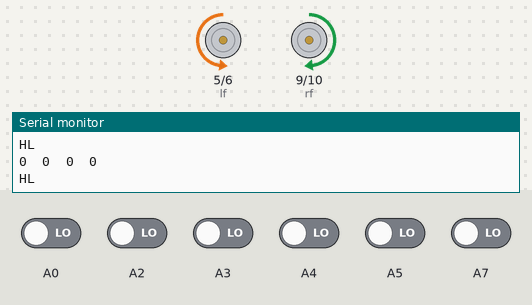
This sketch was run on a simulated Arduino Mega 2560, built with avr-gcc and run on an emulated ATmega2560. Shown: motor-driver pin pairs drawn as motors (green arrow = first pin HIGH = forward, orange = second pin HIGH = backward, longer = more drive), the last lines printed to the serial monitor. The test bench sets the inputs (shaded band); at power-on: A0, A2–5, A7 LOW.

Above: at 3.8 s.
3.9 s: A3 driven HIGH
At 4.4 s:
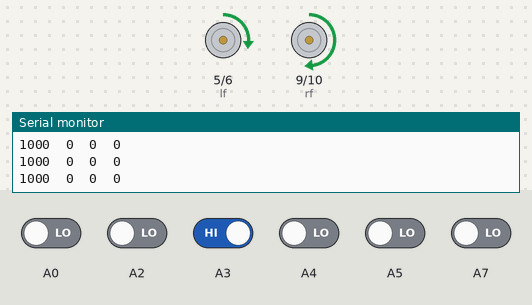
5.4 s: A2 driven HIGH
At 6.6 s:
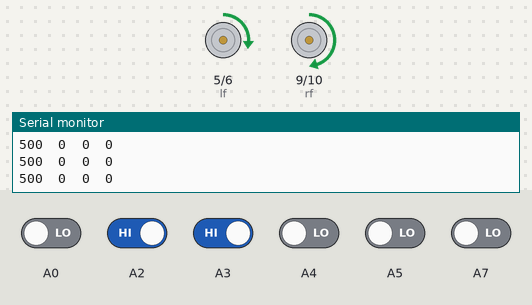
6.9 s: A4 driven HIGH
At 7.8 s:
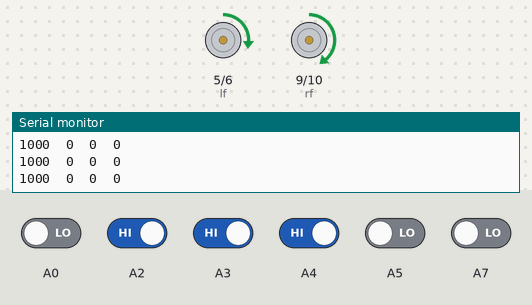
8.4 s: A5 driven HIGH
At 8.8 s:
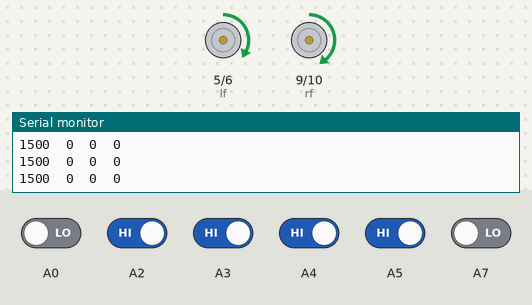
9.9 s: A2 driven LOW
At 11.1 s:
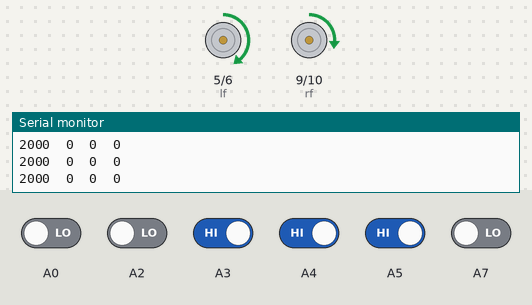
11.4 s: A5 driven LOW
At 12.1 s:
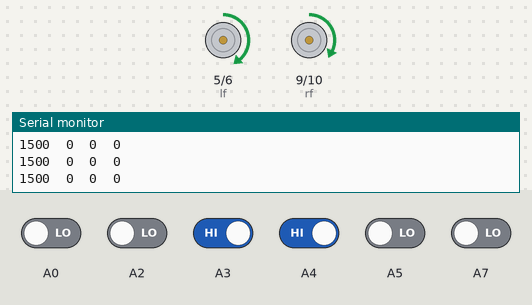
Timing chart, 0 to 13.9 s (numbered marks = the images above; inputs shaded):
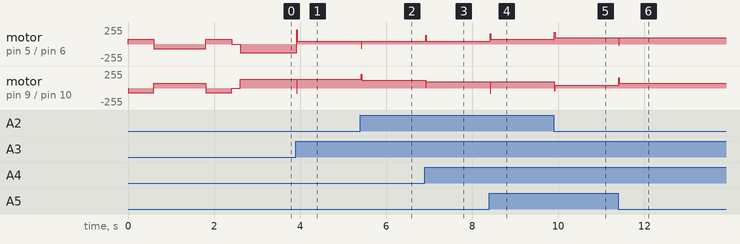

The sketch:

qtr_pid_maze_1.ino
```cpp
#include <QTRSensors.h>
#define NUM_SENSORS2  2
#define Kp .05 // experiment to determine this, start by something small that just makes your bot follow the line at a slow speed
#define Kd .17 // experiment to determine this, slowly increase the speeds and adjust this value. ( Note: Kp < Kd)
#define rightMaxSpeed 250 // max speed of the robot
#define leftMaxSpeed 250 // max speed of the robot
#define rightBaseSpeed 70 // this is the speed at which the motors should spin when the robot is perfectly on the line
#define leftBaseSpeed 70  // this is the speed at which the motors should spin when the robot is perfectly on the line
#define NUM_SENSORS  4     // number of sensors used
#define TIMEOUT       2500  // waits for 2500 us for sensor outputs to go low
#define EMITTER_PIN   A8     // emitter is controlled by digital pin 2
int lf = 5;
int lb = 6;
int rf = 9;
int rb = 10;
int  SPEED=70,MSPEED=130;
int sec=0;
int cr=100;

QTRSensorsRC qtrrc((unsigned char[]) { A2, A3, A4, A5} ,NUM_SENSORS, TIMEOUT, EMITTER_PIN); // sensor connected through analog pins A0 - A5 i.e. digital pins 14-19
QTRSensorsRC qtrrc2((unsigned char[]) {  A0, A7},NUM_SENSORS2, TIMEOUT, EMITTER_PIN);
unsigned int sensorValues[NUM_SENSORS];
unsigned int sensorValues2[NUM_SENSORS2];

void setup()
{
  int i;
for (int i = 0; i < 40; i++) // calibrate for sometime by sliding the sensors across the line, or you may use auto-calibration instead
{
  // comment this part out for automatic calibration
  if ( i  < 10 || i >= 30 ) // turn to the left and right to expose the sensors to the brightest and darkest readings that may be encountered
     mway('R');
   else
     mway('L');
    qtrrc.calibrate();
    qtrrc2.calibrate();
   delay(10);
mway2(0,0);
}
delay(200); // wait for 2s to position the bot before entering the main loop
    Serial.begin(9600);
  }

int lastError = 0;

void loop()
{
  unsigned int sensors[4];
  int position = qtrrc.readLine(sensors);
  int position2 = qtrrc2.readLine(sensorValues2);
  int error = position - 1500;

  int motorSpeed = Kp * error + Kd * (error - lastError);
  lastError = error;

  int rightMotorSpeed = rightBaseSpeed + motorSpeed;
  int leftMotorSpeed = leftBaseSpeed - motorSpeed;
  Serial.print(position);
  Serial.print('\t');
    Serial.print(sensorValues2[0]);
    Serial.print('\t');
    Serial.print(sensorValues2[1]);
    Serial.print('\t');
  Serial.println(position2);

    if (rightMotorSpeed > rightMaxSpeed ) rightMotorSpeed = rightMaxSpeed; // prevent the motor from going beyond max speed
  if (leftMotorSpeed > leftMaxSpeed ) leftMotorSpeed = leftMaxSpeed; // prevent the motor from going beyond max speed
  if (rightMotorSpeed < -rightMaxSpeed) rightMotorSpeed = -rightMaxSpeed; // keep the motor speed positive
  if (leftMotorSpeed < -leftMaxSpeed) leftMotorSpeed = -leftMaxSpeed; // keep the motor speed positive

if((position!=0)&&(position!=3000)&&(sensorValues2[0]<cr))
   {
     mway2(leftMotorSpeed,rightMotorSpeed);
   }
     else if ((sec!=1)&&((position==0)||(position==3000)))//&&(position2<1500))
  {
    SPEED= MSPEED;
   mway('L');
  }

  else if ((position2==1000)&&((position==0)||(position==3000))&&(sec==1))
  {
    SPEED= MSPEED;
   mway('R');
  }
 else if (((sec==2)||(sec==3))&&((position>0)&&(position<3000)))
  {
    SPEED= MSPEED;
      while((sensorValues2[1]<cr)&&(position>1000)&&(position<2000))
  {
     int position = qtrrc.readLine(sensors);
    int position2 = qtrrc2.readLine(sensorValues2);
   mway('L');

  }
//        while((sensors[3]<cr))
//  {
//     int position = qtrrc.readLine(sensors);
//    int position2 = qtrrc2.readLine(sensorValues2);
//   mway('R');
//
//  }
   //mway('s');
   sec=0;

  }


if ((sensorValues2[0]>cr)&&(sensorValues2[1]>cr))
sec=3;
else if ((sensorValues2[0]>cr)&&(sensorValues2[1]<cr))
sec=2;
else if ((sensorValues2[0]<cr)&&(sensorValues2[1]>cr))
sec=1;


//
//
//  else if((sensorValues2[0]>500))
//  {
//  while((sensorValues2[1]<500)&&(position!=0)&&(position!=3000))
//  {
//     int position = qtrrc.readLine(sensors);
//    int position2 = qtrrc2.readLine(sensorValues2);
//   mway('L');
//
//  }
//   mway('s');
//  }
}
```

triangle_motor_analog.ino
```cpp
int state=0;
int flag=0;
int stateStop=0;


void mway(int state)
{
int lspeed=  SPEED;
int rspeed=  SPEED;
if (state == 'f') {
        analogWrite(lf, lspeed);
        analogWrite(lb, 0);
        analogWrite(rf, rspeed);
        analogWrite(rb, 0);
          Serial.println("Go Forward!");
    }
    else if (state == 'l') {
        analogWrite(lf, 0);
        analogWrite(lb, 0);
        analogWrite(rf, rspeed);
        analogWrite(rb, 0);
          Serial.println("SL");
    }
    else if (state == 'L') {
        analogWrite(lf, 0);
        analogWrite(lb, lspeed);
        analogWrite(rf, rspeed);
        analogWrite(rb, 0);
          Serial.println("HL");
    }
        else if (state == 'm') {
        analogWrite(lf, 0);
        analogWrite(lb, lspeed);
        analogWrite(rf, 0);
        analogWrite(rb, 0);
          Serial.println("BL");
     }
    else if (state == 'b') {
        analogWrite(lf, 0);
        analogWrite(lb, lspeed);
        analogWrite(rf, 0);
        analogWrite(rb, rspeed);
          Serial.println("BACK");
    }
    else if (state == 'r') {
        analogWrite(lf, lspeed);
        analogWrite(lb, 0);
        analogWrite(rf, 0);
        analogWrite(rb, 0);
          Serial.println("SR");
    }
    else if (state == 'R') {
        analogWrite(lf, lspeed);
        analogWrite(lb, 0);
        analogWrite(rf, 0);
        analogWrite(rb, rspeed);
          Serial.println("HR");
    }
    else if (state == 'q') {
        analogWrite(lf, 0);
        analogWrite(lb, 0);
        analogWrite(rf, 0);
        analogWrite(rb, rspeed);
          Serial.println("BR");
    }

    else if (state == 's') {
        analogWrite(lf, 0);
        analogWrite(lb, 0);
        analogWrite(rf, 0);
        analogWrite(rb, 0);
        //analogWrite(led, 0);
        if(flag == 0){
          Serial.println("STOP!");
          flag=1;
        }
        stateStop=0;
    }
}
```

triangle_motor_analog2.ino
```cpp
void mway2(int lspeed,int rspeed )
{
  if (rspeed==0)
  {
        analogWrite(lf, 0);
        analogWrite(lb, 0);
  }
  else if(rspeed>0)
  {
        analogWrite(lf, rspeed);
        analogWrite(lb, 0);
  }
  else if(rspeed<0)
  {
        rspeed=-rspeed;
        analogWrite(lf, 0);
        analogWrite(lb, rspeed);
  }
if (lspeed==0)
  {
        analogWrite(rf, 0);
        analogWrite(rb, 0);
  }
  else if(lspeed>0)
  {
        analogWrite(rf, lspeed);
        analogWrite(rb, 0);
  }
  else if(lspeed<0)
  {
        lspeed=-lspeed;
        analogWrite(rf, 0);
        analogWrite(rb, lspeed);
  }

}
```

Measured:
- after the input at 3.9 s, motor on pin 5 (lf) / pin 6 (lb): backward 130/255 → forward 45/255 at once; motor on pin 9 (rf) / pin 10 (rb): forward 130/255 → backward 75/255 at once, → forward 130/255 0.01 s later
- after the input at 5.4 s, motor on pin 5 (lf) / pin 6 (lb): forward 45/255 → backward 65/255 at once, → forward 45/255 0.01 s later; motor on pin 9 (rf) / pin 10 (rb): forward 130/255 → forward 120/255 at once
- after the input at 6.9 s, motor on pin 5 (lf) / pin 6 (lb): forward 45/255 → forward 130/255 at once, → forward 45/255 0.01 s later; motor on pin 9 (rf) / pin 10 (rb): forward 120/255 → forward 95/255 at once
- after the input at 8.4 s, motor on pin 5 (lf) / pin 6 (lb): forward 45/255 → forward 70/255 at once; motor on pin 9 (rf) / pin 10 (rb): forward 95/255 → backward 75/255 at once, → forward 95/255 0.01 s later
- after the input at 9.9 s, motor on pin 5 (lf) / pin 6 (lb): forward 70/255 → forward 95/255 at once; motor on pin 9 (rf) / pin 10 (rb): forward 95/255 → forward 45/255 at once
- after the input at 11.4 s, motor on pin 5 (lf) / pin 6 (lb): forward 95/255 → backward 15/255 at once, → forward 95/255 0.01 s later; motor on pin 9 (rf) / pin 10 (rb): forward 45/255 → forward 70/255 at once
